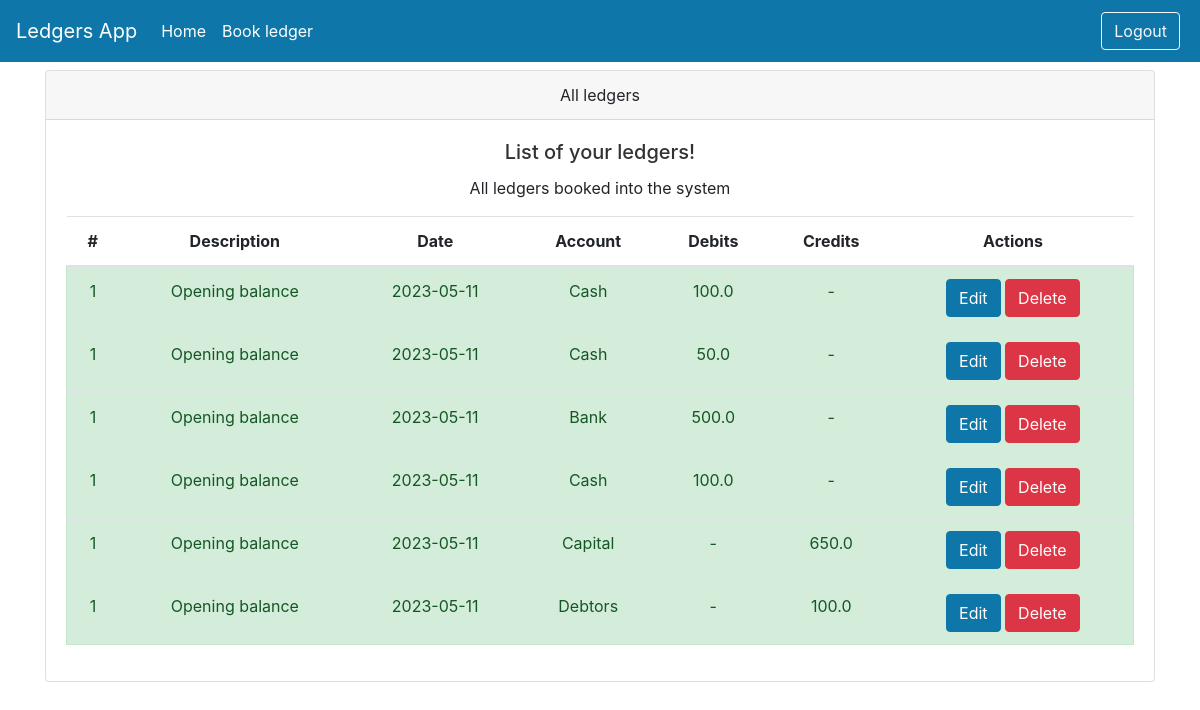
/ledgers/, run on an earlier commit of the app's database.
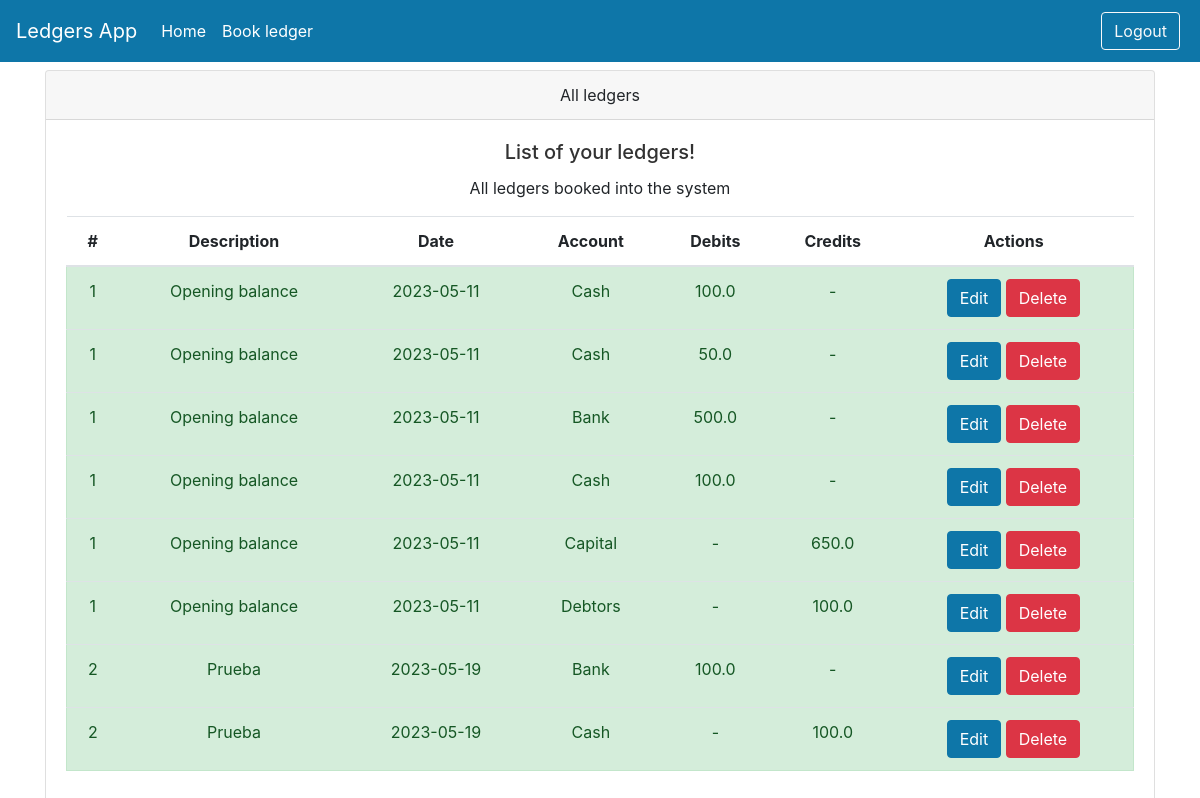
And on a later commit of the database.
### models.py (models this page shows)
class Ledgers(Base):
    __tablename__ = 'ledgers'
    id = Column(Integer, primary_key=True, index=True)
    description = Column(String)
    ledger_date = Column(Date)
    debits = Column(PickleType)
    credits = Column(PickleType)

### routers/ledgers.py (the view)
@router.get("/", response_class=HTMLResponse)
async def read_all_ledgers(request: Request, db: Session = Depends(get_db)):
    ledgers = db.query(Ledgers).all()
    return templates.TemplateResponse("home.html", {'request':request, 'ledgers': ledgers})

### templates/home.html
{% include 'layout.html' %}
<div class="container">
    <div class="card text-center">
        <div class="card-header">
            All ledgers
        </div>
        <div class="card-body">
            <h5 class="card-title">List of your ledgers!</h5>
            <p class="card-text">All ledgers booked into the system</p>
            <table class="table table-hover">
                <thead>
                <tr>
                    <th scope="col">#</th>
                    <th scope="col">Description</th>
                    <th scope="col">Date</th>
                    <th scope="col">Account</th>
                    <th scope="col">Debits</th>
                    <th scope="col">Credits</th>
                    <th scope="col">Actions</th>
                </tr>
                </thead>
                <tbody>
                {% for ledger in ledgers %}
                    {% for debit in ledger.debits %}
                        <tr class="pointer alert alert-success">
                            <td>{{ledger.id}}</td>
                            <td>{{ledger.description}}</td>
                            <td>{{ledger.ledger_date}}</td>
                            <td>{{debit[0]}}</td>
                            <td>{{debit[1]}}</td>
                            <td>-</td>
                            <td>
                                <a href="edit_ledger/{{ledger.id}}" class="btn btn-primary">Edit</a>
                                <button onclick="window.location.href='/ledgers/delete/{{ledger.id}}'" type="button" class="btn btn-danger">Delete</button>
                            </td>
                        </tr>
                    {% endfor %}
                    {% for credit in ledger.credits %}
                        <tr class="pointer alert alert-success">
                            <td>{{ledger.id}}</td>
                            <td>{{ledger.description}}</td>
                            <td>{{ledger.ledger_date}}</td>
                            <td>{{credit[0]}}</td>
                            <td>-</td>
                            <td>{{credit[1]}}</td>
                            <td>
                                <a href="edit_ledger/{{ledger.id}}" class="btn btn-primary">Edit</a>
                                <button onclick="window.location.href='/ledgers/delete/{{ledger.id}}'" type="button" class="btn btn-danger">Delete</button>
                            </td>
                        </tr>
                    {% endfor %}
                {% endfor %}
                </tbody>
            </table>
        </div>
    </div>
</div>

### templates/layout.html (shortened to what this page needs)
<!DOCTYPE html>
<html lang="en">
<head>
    <link rel="stylesheet" type="text/css" href="{{ url_for('static', path='/ledgers/css/base.css') }}">
    <link rel="stylesheet" type="text/css" href="{{ url_for('static', path='/ledgers/css/bootstrap.css') }}">
</head>
<body>
{% include 'navbar.html' %}
</body>
</html>

### templates/navbar.html (shortened to what this page needs)
<div>
    <nav class="navbar navbar-expand-md navbar-dark main-color fixed-top">
        <a class="navbar-brand" href="#">Ledgers App</a>
        <div class="collapse navbar-collapse" id="navbarNav">
            <ul class="navbar-nav">
                <li class="nav-item active">
                    <a class="nav-link" href="/ledgers">Home</a>
                </li>
                <li class="nav-item active">
                    <a class="nav-link" href="/ledgers/book_ledger">Book ledger</a>
                </li>
            </ul>
            <ul class="navbar-nav ml-auto">
                <li class="nav-item m-1">
                    <a type="button" class="btn btn-outline-light" href="#">Logout</a>
                </li>
            </ul>
        </div>
    </nav>
</div>

### static/ledgers/css/base.css (style rules this page uses)
body { background: #fafafa; color: #33333a; padding-top: 70px; }
h1, h2, h3, h4, h5, h6 { color: #323232; }
.main-color { background-color: #0e76a8 ; }

What changed in the data, as far as the page shows it:
added Ledgers: id "2", description "Prueba", ledger_date "2023-05-19", debit "Bank", debit "100.0", id "2", description "Prueba", ledger_date "2023-05-19", credit "Cash", credit "100.0"
